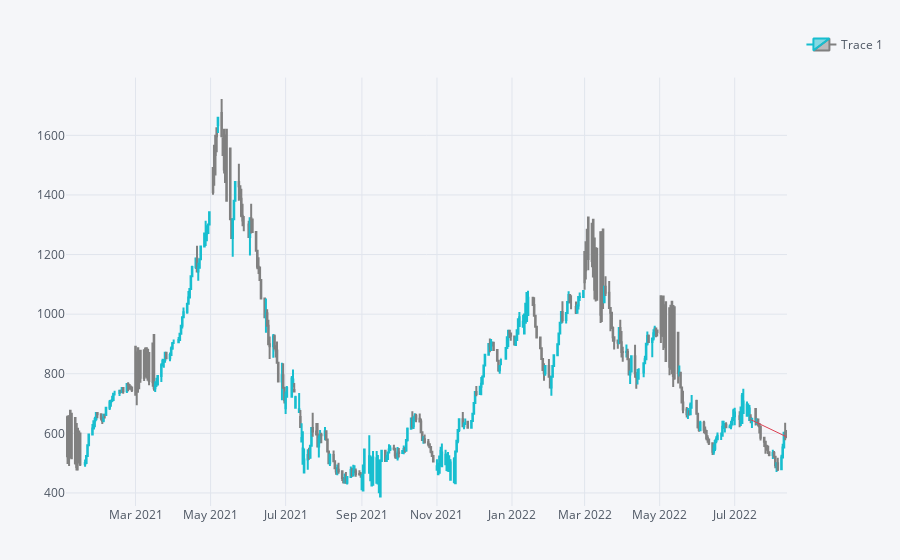

Source (notebook cell):
### Code cell
qf = cf.QuantFig(df = Lumber_OHLCVI.sort_index(ascending=True).iloc[:,:-1].loc["2021":"2022"])
qf.add_trendline(date0='2022-07-14', date1='2022-08-12')
qf.iplot()

### Figure 1 — Plotly figure (JSON) as saved in the notebook; plotly's stock layout.template omitted (floating-point values rounded to 4 significant figures; data arrays with more than 128 entries replaced by an {"elided": "..."} marker saying what was removed)
{"data": [{"close": {"elided": "407 float values"}, "decreasing": {"line": {"color": "#808080"}}, "high": {"elided": "407 float values"}, "increasing": {"line": {"color": "#17BECF"}}, "low": {"elided": "407 float values"}, "name": "Trace 1", "open": {"elided": "407 float values"}, "showlegend": true, "type": "candlestick", "x": {"elided": "407 str values"}, "yaxis": "y2"}], "layout": {"legend": {"bgcolor": "#F5F6F9", "font": {"color": "#4D5663"}}, "margin": {"b": 30, "l": 30, "r": 30, "t": 30}, "paper_bgcolor": "#F5F6F9", "plot_bgcolor": "#F5F6F9", "shapes": [{"line": {"color": "#db4052", "dash": "solid", "width": 1}, "type": "line", "x0": "2022-07-14", "x1": "2022-08-12", "xref": "x", "y0": 646, "y1": 588.7, "yref": "y2"}], "showlegend": true, "title": {"font": {"color": "#4D5663"}}, "xaxis": {"anchor": "y2", "gridcolor": "#E1E5ED", "rangeselector": {"bgcolor": "rgba(150, 200, 250, 1)", "buttons": [{"count": 1, "label": "1m", "step": "month", "stepmode": "backward"}, {"count": 1, "label": "1y", "step": "year", "stepmode": "backward"}], "font": {"size": 13}, "visible": false, "x": 0, "y": 0.9}, "rangeslider": {"visible": false}, "showgrid": true, "tickfont": {"color": "#4D5663"}, "title": {"font": {"color": "#4D5663"}, "text": ""}, "zerolinecolor": "#E1E5ED"}, "yaxis": {"gridcolor": "#E1E5ED", "showgrid": true, "showticklabels": false, "tickfont": {"color": "#4D5663"}, "title": {"font": {"color": "#4D5663"}, "text": ""}, "zerolinecolor": "#E1E5ED"}, "yaxis2": {"domain": [0, 0.9], "gridcolor": "#E1E5ED", "showgrid": true, "tickfont": {"color": "#4D5663"}, "title": {"font": {"color": "#4D5663"}, "text": ""}, "zerolinecolor": "#E1E5ED"}}}
